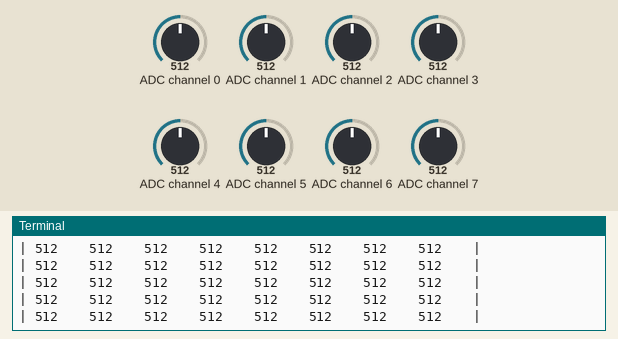
A program run on a simulated Raspberry Pi (BCM pin numbers). Parts: the last lines printed to the terminal. Inputs (shaded band) come from the test bench; at power-on: ADC channel 2 = 512, ADC channel 0 = 512, ADC channel 1 = 512, ADC channel 3 = 512, ADC channel 4 = 512, ADC channel 5 = 512, ADC channel 6 = 512, ADC channel 7 = 512 (analog values on the 0–1023 scale).

Above: at 1.2 s.
1.3 s: ADC channel 2 set to 716
At 1.47 s:
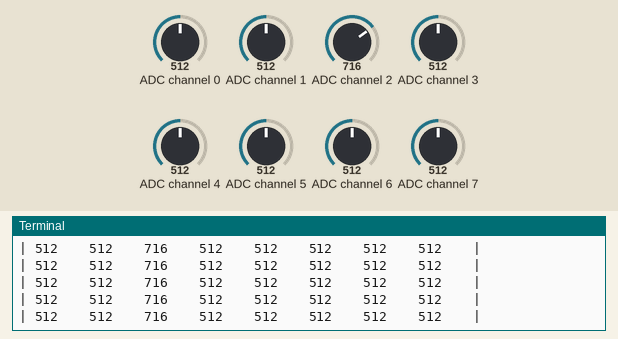
4.3 s: ADC channel 0 set to 30
At 4.52 s:
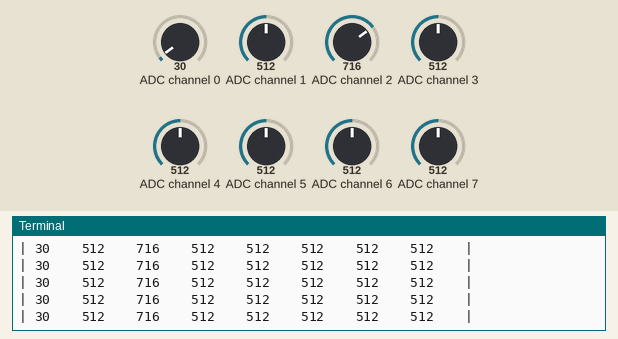
7.3 s: ADC channel 1 set to 30
At 7.45 s:
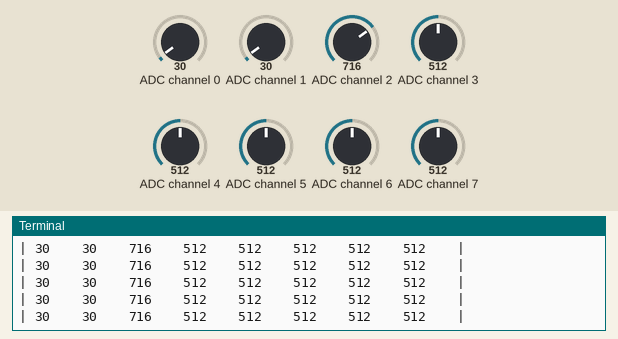
10.3 s: ADC channel 3 set to 30
At 10.49 s:
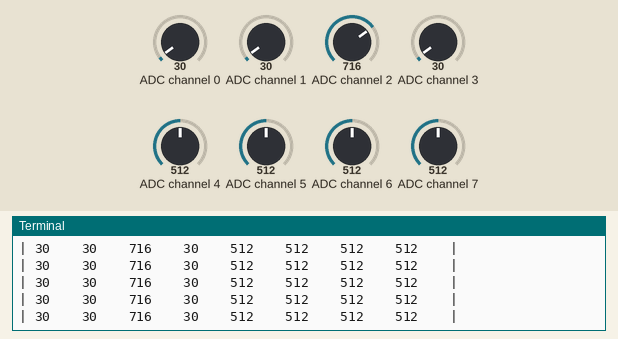

Measured:
- after the input at 1.3 s, the terminal: prints a new line at once (image 1)
- after the input at 4.3 s, the terminal: prints a new line at once (image 2)
- after the input at 7.3 s, the terminal: prints a new line at once (image 3)
- after the input at 10.3 s, the terminal: prints a new line at once (image 4)

The program:

mcp3008.py
```python
#!/usr/bin/env python

# just some bitbang code for testing all 8 channels

import RPi.GPIO as GPIO
import time
import os

DEBUG = 1
GPIO.setmode(GPIO.BCM)

# this function is not used, its for future reference!
def slowspiwrite(clockpin, datapin, byteout):
	GPIO.setup(clockpin, GPIO.OUT)
	GPIO.setup(datapin, GPIO.OUT)
	for i in range(8):
		if (byteout & 0x80):
			GPIO.output(datapin, True)
		else:
			GPIO.output(datapin, False)
		byteout <<= 1
		GPIO.output(clockpin, True)
		GPIO.output(clockpin, False)

# this function is not used, its for future reference!
def slowspiread(clockpin, datapin):
	GPIO.setup(clockpin, GPIO.OUT)
	GPIO.setup(datapin, GPIO.IN)
	byteout = 0
	for i in range(8):
		GPIO.output(clockpin, False)
		GPIO.output(clockpin, True)
		byteout <<= 1
		if (GPIO.input(datapin)):
			byteout = byteout | 0x1
	return byteout

# read SPI data from MCP3008 chip, 8 possible adc's (0 thru 7)
def readadc(adcnum, clockpin, mosipin, misopin, cspin):
	if ((adcnum > 7) or (adcnum < 0)):
		return -1
	GPIO.output(cspin, True)

	GPIO.output(clockpin, False)  # start clock low
	GPIO.output(cspin, False)     # bring CS low

	commandout = adcnum
	commandout |= 0x18  # start bit + single-ended bit
	commandout <<= 3    # we only need to send 5 bits here
	for i in range(5):
		if (commandout & 0x80):
			GPIO.output(mosipin, True)
		else:
   			GPIO.output(mosipin, False)
                commandout <<= 1
                GPIO.output(clockpin, True)
                GPIO.output(clockpin, False)

	adcout = 0
	# read in one empty bit, one null bit and 10 ADC bits
	for i in range(12):
		GPIO.output(clockpin, True)
		GPIO.output(clockpin, False)
		adcout <<= 1
		if (GPIO.input(misopin)):
			adcout |= 0x1

	GPIO.output(cspin, True)

	adcout /= 2       # first bit is 'null' so drop it
	return adcout

if __name__=='__main__':

	try:
		# change these as desired
		SPICLK = 18
		SPIMISO = 21
		SPIMOSI = 17
		SPICS = 22

		# set up the SPI interface pins
		GPIO.setup(SPICLK, GPIO.OUT)
		GPIO.setup(SPIMISO, GPIO.IN)
		GPIO.setup(SPIMOSI, GPIO.OUT)
		GPIO.setup(SPICS, GPIO.OUT)

		# Note that bitbanging SPI is incredibly slow on the Pi as its not
		# a RTOS - reading the ADC takes about 30 ms (~30 samples per second)
		# which is awful for a microcontroller but better-than-nothing for Linux

		print "| #0 \t #1 \t #2 \t #3 \t #4 \t #5 \t #6 \t #7\t|"
		print "-----------------------------------------------------------------"
		while True:
			print "|",
			for adcnum in range(8):
				ret = readadc(adcnum, SPICLK, SPIMOSI, SPIMISO, SPICS)
				print ret,"\t",
			print "|"

	except KeyboardInterrupt:
		pass

	GPIO.cleanup()
```
